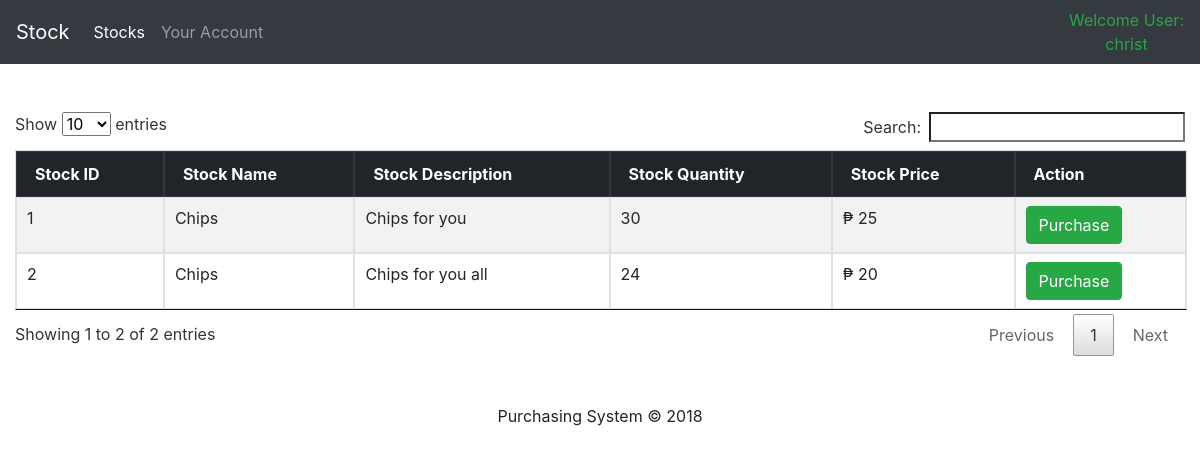
Before: /stocks/stock_main.php (signed in) with the older database file.
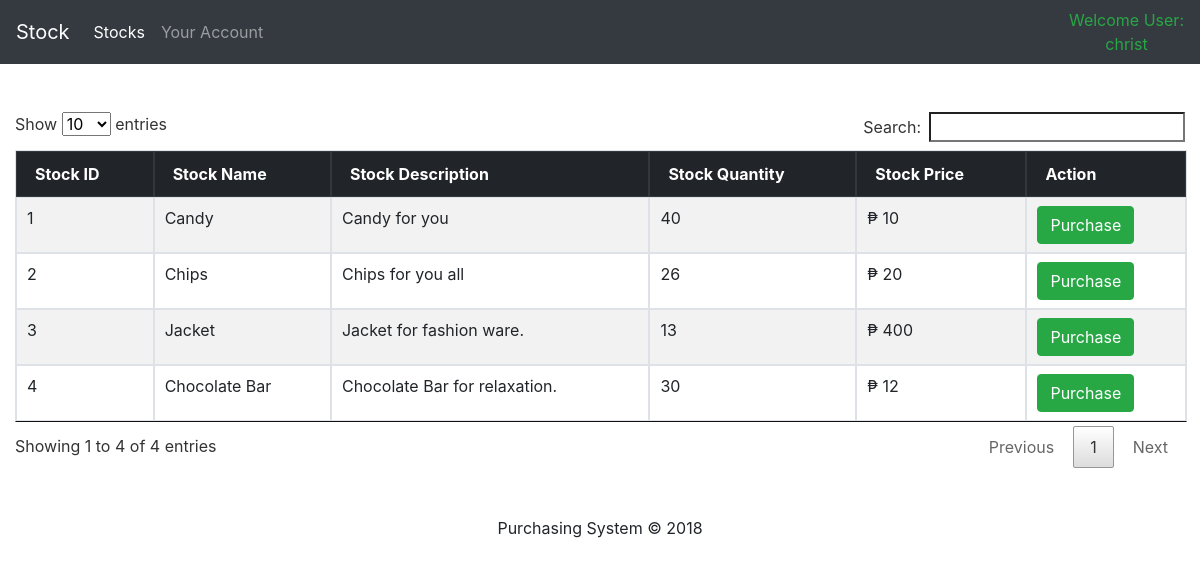
After: the same page with the newer database file.
### tables this page shows
CREATE TABLE `stocks` (
  `stock_id` int(11) NOT NULL,
  `supplier_id` int(11) NOT NULL,
  `stock_name` varchar(45) NOT NULL,
  `stock_quantity` int(11) NOT NULL,
  `stock_price` float NOT NULL,
  `stock_description` varchar(45) NOT NULL,
  `createdDate` datetime NOT NULL,
  `updatedDate` datetime NOT NULL
);

### stocks/stock_main.php (the view, shortened to what this page needs)
<?php
	include '../db_connection/config.php';
?>
<!DOCTYPE html>
<html>
<head>
	<link rel="stylesheet" type="text/css" href="../assets/css/bootstrap.css">
	<link rel="stylesheet" type="text/css" href="../assets/css/style.css">
	<link rel="stylesheet" type="text/css" href="../assets/css/datatables.css">
</head>
<body>
	<header>
		<nav class="navbar navbar-expand-lg navbar-dark bg-dark">
			<a class="navbar-brand" href="stock_main.php">Stock</a>
			<div class="collapse navbar-collapse">
				<ul class="navbar-nav">
					<li class="nav-item">
						<a class="nav-link active" href="stock_main.php">Stocks</a>
					</li>
					<li class="nav-item">
						<a class="nav-link" href="../public/main.php">Your Account</a>
					</li>
				</ul>
			</div>
			<span class="text-success">Welcome User: <br/><center><?php echo $_SESSION['user']; ?></center></span>
		</nav>
	</header>
	<main>
		<div class="container-fluid mt-5">
			<?php
				$sql = "SELECT * FROM stocks";
				$result = mysqli_query($conn, $sql);
			?>
			<table class="table table-striped table-bordered" id="stockPublicTable">
				<thead class="thead-dark">
					<tr>
						<th>Stock ID</th>
						<th>Stock Name</th>
						<th>Stock Description</th>
						<th>Stock Quantity</th>
						<th>Stock Price</th>
						<th>Action</th>
					</tr>
				</thead>
				<tbody>
				<?php while($row = $result->fetch_assoc()) { ?>
					<tr>
						<td><?php echo $row['stock_id']; ?></td>
						<td><?php echo $row['stock_name']; ?></td>
						<td><?php echo $row['stock_description']; ?></td>
						<td><?php echo $row['stock_quantity']; ?></td>
						<td>₱ <?php echo $row['stock_price']; ?></td>
						<td>
							<a class="btn btn-success" data-toggle="modal" href="#purchaseModal" data-id="<?php echo $row['stock_id']; ?>">Purchase</a>
						</td>
					</tr>
				<?php } ?>
				</tbody>
			</table>
		</div>
	</main>
	<footer class="footer mt-5">
		<?php include '../includes/footer.php'; ?>
	</footer>
</body>
</html>

Changed rows visible on the page:
changed stocks id 1: stock_name "Chips" → "Candy"; stock_description "Chips for you" → "Candy for you"; stock_quantity "30" → "40"; stock_price "25" → "10"
changed stocks "Chips": stock_quantity "24" → "26"
added stocks: stock_id "3", stock_name "Jacket", stock_description "Jacket for fashion ware.", stock_quantity "13", stock_price "400"
added stocks: stock_id "4", stock_name "Chocolate Bar", stock_description "Chocolate Bar for relaxation.", stock_quantity "30", stock_price "12"
Other visible differences:
text written by a page script: "Show entries Search: Showing 1 to 2 of 2 entries Previous 1 Next" → "Show entries Search: Showing 1 to 4 of 4 entries Previous 1 Next"
